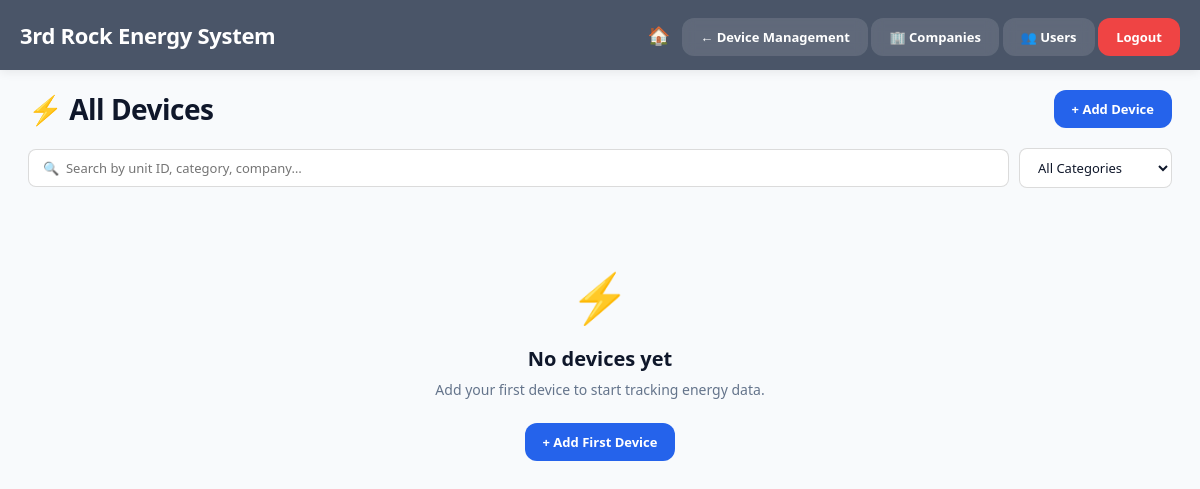
The page /device-management/devices/ (signed in) on the database as committed earlier.
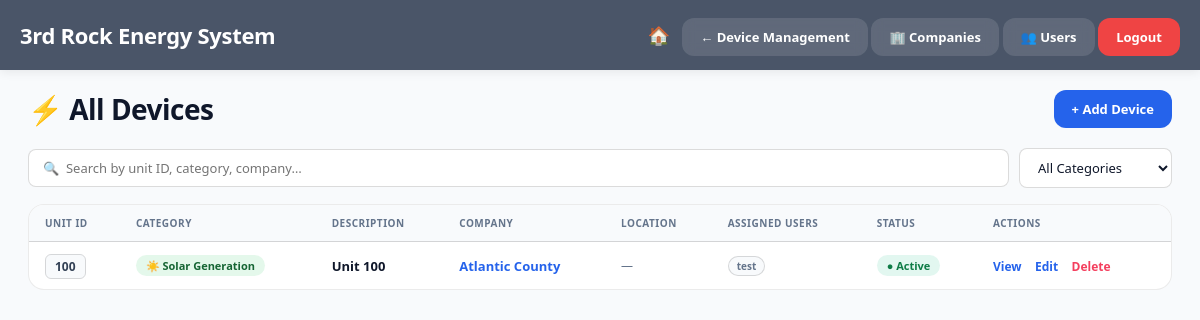
The same page on the database as committed later.
### app1/models.py (models this page shows, shortened)
class Device(models.Model):
    unit_id = models.PositiveIntegerField(unique=True, db_index=True)
    name = models.CharField(max_length=200, default='', blank=True)
    device_category = models.CharField(
        max_length=50,
        choices=DEVICE_CATEGORY_CHOICES,
        default='Meters',
        help_text='Category determines which navbar dropdown this device appears under.',
    )
    per_unit_cost = models.DecimalField(
        max_digits=10, decimal_places=4,
        null=True, blank=True,
        help_text='Cost per kWh for financial calculations (optional).',
    )
    description = models.TextField(blank=True)
    location = models.CharField(max_length=300, blank=True)
    company = models.ForeignKey(
        Company,
        on_delete=models.SET_NULL,
        null=True, blank=True,
        related_name='devices',
    )
    assigned_users = models.ManyToManyField(
        'User',
        blank=True,
        related_name='assigned_devices',
    )
    is_active = models.BooleanField(default=True)
    created_at = models.DateTimeField(auto_now_add=True)
    updated_at = models.DateTimeField(auto_now=True)
    class Meta:
        ordering = ['unit_id']
    def get_display_name(self):
        return self.name if self.name else f"Unit {self.unit_id}"

class Company(models.Model):
    name = models.CharField(max_length=200)
    location = models.CharField(max_length=300, blank=True)
    description = models.TextField(blank=True)
    contact_email = models.EmailField(blank=True)
    contact_phone = models.CharField(max_length=50, blank=True)
    created_at = models.DateTimeField(auto_now_add=True)
    updated_at = models.DateTimeField(auto_now=True)
    created_by = models.ForeignKey(
        'User',
        on_delete=models.SET_NULL,
        null=True,
        blank=True,
        related_name='created_companies',
    )
    class Meta:
        verbose_name = 'Company'
        verbose_name_plural = 'Companies'
        ordering = ['name']

class User(AbstractUser):
    ROLE_CHOICES = [
        ('superadmin', 'Super Admin'),
        ('admin', 'Admin'),
        ('user', 'User'),
    ]
    role = models.CharField(max_length=20, choices=ROLE_CHOICES, default='user')
    unit_ids = models.JSONField(
        default=list,
        blank=True,
        help_text="List of unit IDs this user has access to"
    )
    created_at = models.DateTimeField(auto_now_add=True)
    updated_at = models.DateTimeField(auto_now=True)
    groups = models.ManyToManyField(
        'auth.Group',
        verbose_name='groups',
        blank=True,
        related_name='app1_user_set',
        related_query_name='app1_user',
    )
    user_permissions = models.ManyToManyField(
        'auth.Permission',
        verbose_name='user permissions',
        blank=True,
        related_name='app1_user_set',
        related_query_name='app1_user',
    )
    class Meta:
        verbose_name = 'User'
        verbose_name_plural = 'Users'
    def is_admin_or_superadmin(self):
        return self.role in ('admin', 'superadmin')

### app1/views.py (the view)
# urls.py: path('device-management/devices/', views.device_list, name='device_list'),
@admin_required
def device_list(request):
    devices = Device.objects.select_related('company').prefetch_related('assigned_users').all()
    return render(request, 'app1/device_list.html', {'devices': devices})

### app1/views.py (called while the page is built)
def admin_required(view_func):
    @wraps(view_func)
    @login_required(login_url='login')
    def wrapper(request, *args, **kwargs):
        if not request.user.is_admin_or_superadmin():
            return HttpResponseForbidden(
                "<h2>403 – Forbidden</h2><p>Admin access required.</p>"
            )
        return view_func(request, *args, **kwargs)
    return wrapper

### app1/templates/app1/device_list.html (shortened to what the changed rows need)
<!DOCTYPE html>
<html lang="en">
<head>
</head>
<body>
<div class="content">
  {% if devices %}
  <div class="tbl-card">
    <div class="tbl-wrap">
      <table id="devices-table">
        <thead>
          <tr>
            <th>Unit ID</th>
            <th>Category</th>
            <th>Description</th>
            <th>Company</th>
            <th>Location</th>
            <th>Assigned Users</th>
            <th>Status</th>
            <th>Actions</th>
          </tr>
        </thead>
        <tbody>
          {% for device in devices %}
          <tr data-search="{{ device.unit_id }} {{ device.device_category|lower }} {% if device.company %}{{ device.company.name|lower }}{% endif %} {{ device.location|lower }}"
              data-category="{{ device.device_category }}">
            <td><span class="unit-badge">{{ device.unit_id }}</span></td>
            <td>
              {% with cat=device.device_category %}
              {% if cat == "Meters" %}
                <span class="cat-badge cat-Meters">🌐 Meters</span>
              {% elif cat == "Solar Generation" %}
                <span class="cat-badge cat-Solar">☀️ Solar Generation</span>
              {% elif cat == "Battery Power" %}
                <span class="cat-badge cat-Battery">🔋 Battery Power</span>
              {% elif cat == "EV Charging" %}
                <span class="cat-badge cat-EV">🔌 EV Charging</span>
              {% elif cat == "Building Load" %}
                <span class="cat-badge cat-Building">🏢 Building Load</span>
              {% elif cat == "HVAC" %}
                <span class="cat-badge cat-HVAC">❄️ HVAC</span>
              {% elif cat == "Genset" %}
                <span class="cat-badge cat-Genset">⚙️ Genset</span>
              {% else %}
                <span class="cat-badge" style="background:var(--bg);border:1px solid var(--border2);color:var(--text3);">{{ cat }}</span>
              {% endif %}
              {% endwith %}
            </td>
            <td>
              <div style="font-weight:700;">{{ device.get_display_name }}</div>
            </td>
            <td>
              {% if device.company %}
                <a href="{% url 'company_detail' device.company.pk %}" class="company-link">{{ device.company.name }}</a>
              {% else %}
                <span style="color:var(--text3);font-style:italic;">Unassigned</span>
              {% endif %}
            </td>
            <td style="font-size:12px;color:var(--text3);">{{ device.location|default:"—" }}</td>
            <td>
              <div class="user-chips">
                {% for u in device.assigned_users.all %}
                  <span class="uc">{{ u.username }}</span>
                {% empty %}
                  <span style="font-size:11px;color:var(--text3);">None</span>
                {% endfor %}
              </div>
            </td>
            <td>
              <span class="status-dot {% if device.is_active %}active{% else %}inactive{% endif %}">
                {% if device.is_active %}● Active{% else %}○ Inactive{% endif %}
              </span>
            </td>
            <td>
              {% if device.pk %}
                <a href="{% url 'device_detail' device.pk %}" class="act-link">View</a>
                <a href="{% url 'edit_device' device.pk %}" class="act-link">Edit</a>
                <a href="{% url 'delete_device' device.pk %}" class="act-link red">Delete</a>
              {% else %}
                <span style="font-size:11px;color:var(--text3);">—</span>
              {% endif %}
            </td>
          </tr>
          {% endfor %}
        </tbody>
      </table>
    </div>
  </div>
  {% else %}
  <div class="empty-state">
    <div class="empty-icon">⚡</div>
    <div class="empty-title">No devices yet</div>
    <div class="empty-sub">Add your first device to start tracking energy data.</div>
    <a href="{% url 'add_device' %}" class="nav-btn accent">+ Add First Device</a>
  </div>
  {% endif %}
</div>
</body>
</html>

Rows that differ between the two databases and show on the page:
added Device: unit_id "100", device_category "☀️ Solar Generation", get_display_name "Unit 100", company.name "Atlantic County", location "—", is_active "● Active", shows "View"
now on this page (row unchanged): User: username "test"
Other text that changed with them:
text no longer shown: "⚡ No devices yet Add your first device to start tracking energy data. + Add First Device"
text now shown: "UNIT ID CATEGORY DESCRIPTION COMPANY LOCATION ASSIGNED USERS STATUS ACTIONS"
